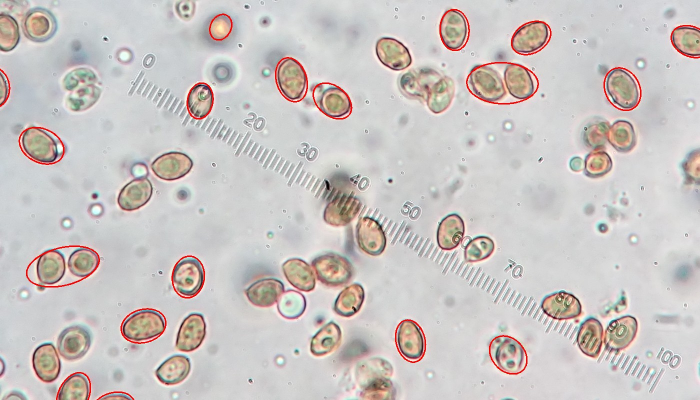
#> input picture tests/data/sample_ruler.jpg, 1400 x 800 px (shown at 1/2 size)
$ python -i segment.py   (imports and definitions only)   (older library calls are emulated)
#> lines starting #> are read from the running program, lines starting #| are printed output that depends on the picture; after the words box and inside, x2 and y2 are one past the last pixel; in counts of white or black regions, pixels touching at a corner belong together
### src/spore_size/fov.py
"""Detection of the circular microscope field of view (FOV)."""

from __future__ import annotations

import cv2
import numpy as np

from ._types import Image, Point
from .errors import PhotoRejected


def find_fov_circle(gray: Image, threshold: int = 20) -> tuple[Point, float]:
    """Return ((cx, cy), radius) of the bright circular field of view."""
    _, mask = cv2.threshold(gray, threshold, 255, cv2.THRESH_BINARY)
    cnts, _ = cv2.findContours(mask, cv2.RETR_EXTERNAL, cv2.CHAIN_APPROX_SIMPLE)
    if not cnts:
        raise RuntimeError("Could not locate the field of view (image is entirely dark)")
    c = max(cnts, key=cv2.contourArea)
    (x, y), radius = cv2.minEnclosingCircle(c)
    return (x, y), radius


def fov_mask(shape: tuple[int, ...], center: Point, radius: float, shrink: float = 1.0) -> Image:
    """Return a filled circular mask of the FOV, optionally shrunk by a factor."""
    out = np.zeros(shape[:2], np.uint8)
    cv2.circle(out, (int(center[0]), int(center[1])), int(radius * shrink), 255, -1)
    return out


# [16 lines left out: function check_micrograph, not called in this run]

### src/spore_size/segment.py
"""Segment fungal spores in a brightfield micrograph and measure them.

Length and width come from an ellipse fitted to each spore's silhouette.

Spores here are yellow-brown ovals with a dark red-brown wall, against a
near-neutral (often slightly pink) background. Air bubbles and oil droplets
are the main confusers: their interiors are greenish and their rims are red
but only weakly saturated. So a pixel counts as "spore" if it is either
brown and moderately saturated (spore interior) or red and strongly
saturated (spore wall). OpenCV hue runs 0-180, with red wrapping at 0/180.

Touching spores are separated by shape: each spore silhouette (with its
interior filled, so oil drops inside don't matter) has one "thickest" core,
while two touching spores have two cores joined by a narrow neck. The cores
(where the distance to the outline is at least half the clump's maximum) are
used as seeds and every pixel of a clump is assigned to its nearest core.
Clumps with no brown interior at all (debris, bubble fragments) are dropped.

Finally each fitted spore must pass quality checks, so that only clean,
in-focus, isolated spores are measured (missing some is preferred over
measuring bad ones). Compared with the photo's own background it must be:
- clearly more saturated (rejects pale tissue / mountant tint),
- not much darker (rejects dirt and smudges),
- outlined by a sharp, dark wall (rejects out-of-focus and ghost spores).
By default spores touching another spore, or near the edge of the field of
view, are also left out.
"""

from __future__ import annotations

from typing import Any

import cv2
import numpy as np
from numpy.typing import NDArray

from ._types import CvEllipse, Image, Spore
from .fov import find_fov_circle, fov_mask


def spore_color_masks(
    hsv: Image,
    interior_hue: tuple[int, int] = (8, 30),
    interior_sat: int = 35,
    rim_sat: int = 60,
) -> tuple[Image, Image]:
    """Binary masks (interior, wall) of pixels coloured like spore interior / wall."""
    hue, sat, _ = cv2.split(hsv)
    lo, hi = interior_hue
    interior = (hue >= lo) & (hue <= hi) & (sat > interior_sat)
    wall = ((hue < lo) | (hue >= 165)) & (sat > rim_sat)
    return interior.astype(np.uint8) * 255, wall.astype(np.uint8) * 255


def _fill_holes(mask: Image) -> Image:
    """Return the mask with every enclosed hole filled in."""
    h, w = mask.shape
    flood = mask.copy()
    cv2.floodFill(flood, np.zeros((h + 2, w + 2), np.uint8), (0, 0), 255)
    return cv2.bitwise_or(mask, cv2.bitwise_not(flood))


def spore_silhouettes(
    hsv: Image,
    inner_fov: Image,
    interior_hue: tuple[int, int] = (8, 30),
    interior_sat: int = 35,
    rim_sat: int = 60,
) -> tuple[Image, Image]:
    """Return masks of spore-coloured objects inside the field of view.

    Returns (filled, interior): the objects with their interiors filled in,
    and the raw interior-colour mask.
    """
    interior, wall = spore_color_masks(hsv, interior_hue, interior_sat, rim_sat)
    mask = cv2.bitwise_and(cv2.bitwise_or(interior, wall), inner_fov)
    # clean up: close small gaps in outlines, remove specks, fill interiors
    mask = cv2.morphologyEx(mask, cv2.MORPH_CLOSE, np.ones((5, 5), np.uint8))
    mask = cv2.morphologyEx(mask, cv2.MORPH_OPEN, np.ones((3, 3), np.uint8))
    return _fill_holes(mask), interior


def _shape_seeds(comp: Image, core_frac: float = 0.5) -> Image:
    """Cores of a filled clump: pixels at least core_frac x max distance from its edge."""
    dist = cv2.distanceTransform(comp, cv2.DIST_L2, 5)
    return (dist >= core_frac * np.max(dist)).astype(np.uint8) * 255


def _split_by_seeds(comp: Image, seeds: Image) -> list[Image]:
    """Split a component mask into one region per seed blob (nearest seed wins)."""
    n_seeds, seed_labels = cv2.connectedComponents(seeds, connectivity=8)
    if n_seeds <= 2:  # background + at most one seed: nothing to split
        return [comp] if n_seeds == 2 else []
    # nearest seed for every pixel; labels refer to the zero pixels' components
    _, nearest = cv2.distanceTransformWithLabels(
        cv2.bitwise_not(seeds), cv2.DIST_L2, 5, labelType=cv2.DIST_LABEL_CCOMP
    )
    regions: list[Image] = []
    for s in range(1, n_seeds):
        lab = nearest[seed_labels == s][0]
        region = ((nearest == lab) & (comp > 0)).astype(np.uint8) * 255
        # keep only the part connected to this seed
        n, lbl = cv2.connectedComponents(region, connectivity=8)
        if n > 2:
            keep = np.argmax(np.bincount(lbl[seed_labels == s]))
            region = (lbl == keep).astype(np.uint8) * 255
        regions.append(region)
    return regions


def _measure_region(
    region: Image,
    offset: tuple[int, int],
    min_area_px: int,
    max_area_px: int,
    min_solidity: float,
    min_axis_ratio: float,
    max_axis_ratio: float,
) -> Spore | None:
    """Fit an ellipse to one candidate region; None if it fails a quality check."""
    area = int(np.count_nonzero(region))
    if area < min_area_px or area > max_area_px:
        return None
    cnts, _ = cv2.findContours(region, cv2.RETR_EXTERNAL, cv2.CHAIN_APPROX_NONE, offset=offset)
    if not cnts:
        return None
    cnt = max(cnts, key=cv2.contourArea)
    if len(cnt) < 5:
        return None

    hull_area = cv2.contourArea(cv2.convexHull(cnt))
    solidity = area / hull_area if hull_area > 0 else 0
    if solidity < min_solidity:
        return None  # likely overlapping spores or a debris cluster

    ellipse = cv2.fitEllipse(cnt)
    (ecx, ecy), axes, angle = ellipse
    # fitEllipse does not order its axes, so sort them explicitly
    minor_ax, major_ax = sorted(axes)
    if minor_ax <= 0:
        return None
    axis_ratio = major_ax / minor_ax
    if axis_ratio < min_axis_ratio or axis_ratio > max_axis_ratio:
        return None  # too round (likely debris/bubble) or too elongated (likely fused spores)

    # ellipse-fit quality: compare ellipse area to actual region area
    ellipse_area = np.pi * (major_ax / 2) * (minor_ax / 2)
    area_ratio = area / ellipse_area if ellipse_area > 0 else 0
    if area_ratio < 0.85 or area_ratio > 1.15:
        return None  # poor ellipse fit, likely not a clean single spore

    return {
        "center_px": (ecx, ecy),
        "length_px": major_ax,
        "width_px": minor_ax,
        "angle_deg": angle,
        "ellipse": ellipse,  # raw cv2 ellipse tuple, for drawing
        "area_px": area,
        "solidity": solidity,
    }


def _interior_hsv_median(hsv: Image, ellipse: CvEllipse, scale: float = 0.6) -> NDArray[Any]:
    """Median H, S, V over the central part of a fitted ellipse (avoids the wall)."""
    (cx, cy), (a, b), angle = ellipse
    r = int(max(a, b) / 2) + 2
    x0, y0 = max(int(cx) - r, 0), max(int(cy) - r, 0)
    crop = hsv[y0 : int(cy) + r + 1, x0 : int(cx) + r + 1]
    m = np.zeros(crop.shape[:2], np.uint8)
    cv2.ellipse(m, ((cx - x0, cy - y0), (a * scale, b * scale), angle), 255, -1)
    return np.median(crop[m > 0], axis=0)


def _wall_metrics(
    gray: Image,
    grad_mag: Image,
    ellipse: CvEllipse,
    n_angles: int = 72,
    band: int = 8,
) -> tuple[float, float]:
    """Sample the spore outline along radial lines through the fitted ellipse.

    Returns (sharpness, wall_level): the median over the outline of the
    strongest edge gradient and of the darkest grey level within +-band px.
    An in-focus spore has a crisp, dark wall: high sharpness, low wall_level.
    """
    (cx, cy), (a, b), angle = ellipse
    h, w = gray.shape
    th = np.linspace(0, 2 * np.pi, n_angles, endpoint=False)
    t = np.radians(angle)
    ex, ey = a / 2 * np.cos(th), b / 2 * np.sin(th)
    px = cx + ex * np.cos(t) - ey * np.sin(t)
    py = cy + ex * np.sin(t) + ey * np.cos(t)
    norm = np.hypot(px - cx, py - cy)
    dx, dy = (px - cx) / norm, (py - cy) / norm
    steps = np.arange(-band, band + 1)
    xs = np.clip(np.round(px[:, None] + dx[:, None] * steps), 0, w - 1).astype(int)
    ys = np.clip(np.round(py[:, None] + dy[:, None] * steps), 0, h - 1).astype(int)
    sharpness = np.median(grad_mag[ys, xs].max(axis=1))
    wall_level = np.median(gray[ys, xs].min(axis=1))
    return float(sharpness), float(wall_level)


def segment_spores(
    img_bgr: Image,
    interior_hue: tuple[int, int] = (8, 30),
    interior_sat: int = 35,
    rim_sat: int = 60,
    min_area_px: int = 150,
    max_area_px: int = 20000,
    min_solidity: float = 0.85,
    min_axis_ratio: float = 1.05,
    max_axis_ratio: float = 3.0,
    min_sat_above_bg: float = 25,
    min_rel_brightness: float = 0.75,
    min_sharpness: float = 0.9,
    rel_sharpness: float = 0.5,
    sharpness_floor: float = 0.4,
    max_wall_level: float = 0.6,
    wall_margin: float = 0.12,
    wall_ceiling: float = 0.8,
    include_touching: bool = False,
    fov_margin: float = 0.95,
    relax_focus: bool = True,
    debug_prefix: str | None = None,
) -> list[Spore]:
    """Detect clean spores in a BGR image and fit an ellipse to each.

    Returns a list of dicts, one per spore, each with the fitted ellipse
    (center, length/width in px, angle) and quality metrics.

    Focus checks, in units of the background grey level: a spore's wall
    edge gradient must reach min_sharpness and its darkest wall level must
    be at most max_wall_level. Wall contrast and edge softness depend on the
    microscope setup, so in a low-contrast photo these are relaxed relative
    to the photo's own spores: gradient at least rel_sharpness x the photo's
    75th percentile, wall level at most wall_margin above the photo's median.
    They are never relaxed past sharpness_floor and wall_ceiling (ghost and
    badly blurred spores), and never made stricter than the fixed limits.
    With relax_focus=False the fixed limits apply as they are.

    If debug_prefix is given, also writes <prefix>_spore_mask.png and
    <prefix>_spore_overlay.png.
    """
    gray = cv2.cvtColor(img_bgr, cv2.COLOR_BGR2GRAY)
    fov_center, fov_r = find_fov_circle(gray)
    inner_fov = fov_mask(gray.shape, fov_center, fov_r, shrink=0.97)
    bg_gray = float(np.median(gray[inner_fov > 0]))
    grad_mag = cv2.magnitude(
        cv2.Sobel(gray, cv2.CV_32F, 1, 0, ksize=3), cv2.Sobel(gray, cv2.CV_32F, 0, 1, ksize=3)
    )

    hsv = cv2.cvtColor(img_bgr, cv2.COLOR_BGR2HSV)
    # spores cover a small fraction of the field, so the median is background
    bg_sat, bg_val = np.median(hsv[inner_fov > 0][:, 1:], axis=0)
    filled, interior = spore_silhouettes(hsv, inner_fov, interior_hue, interior_sat, rim_sat)

    min_interior_px = min_area_px // 4

    n_labels, labels, stats, _ = cv2.connectedComponentsWithStats(filled, connectivity=8)

    candidates: list[Spore] = []
    for i in range(1, n_labels):
        x, y, bw, bh, area = stats[i]
        if area < min_area_px:
            continue
        comp = (labels[y : y + bh, x : x + bw] == i).astype(np.uint8) * 255
        if np.count_nonzero(interior[y : y + bh, x : x + bw] & comp) < min_interior_px:
            continue  # no brown interior: debris or a bubble fragment
        regions = _split_by_seeds(comp, _shape_seeds(comp))
        touching = len(regions) > 1
        if touching and not include_touching:
            continue
        for region in regions:
            s = _measure_region(
                region,
                (int(x), int(y)),
                min_area_px,
                max_area_px,
                min_solidity,
                min_axis_ratio,
                max_axis_ratio,
            )
            if s is None:
                continue
            (cx, cy), r_out = s["center_px"], s["length_px"] / 2
            if np.hypot(cx - fov_center[0], cy - fov_center[1]) + r_out > fov_margin * fov_r:
                continue  # at the edge of the field: vignetted / distorted
            _, sat, val = _interior_hsv_median(hsv, s["ellipse"])
            if sat < bg_sat + min_sat_above_bg:
                continue  # too pale: tissue or background tint, not a pigmented spore
            if val < min_rel_brightness * bg_val:
                continue  # much darker than the field: dirt, smudge or debris
            sharpness, wall_level = _wall_metrics(gray, grad_mag, s["ellipse"])
            s.update(
                touching=touching, sharpness=sharpness / bg_gray, wall_level=wall_level / bg_gray
            )
            candidates.append(s)

    # focus checks relative to this photo's own spores
    spores: list[Spore] = []
    if candidates:
        typical_sharpness = np.percentile([c["sharpness"] for c in candidates], 75)
        typical_wall = np.median([c["wall_level"] for c in candidates])
        sharp_min = max(sharpness_floor, min(min_sharpness, rel_sharpness * typical_sharpness))
        wall_max = min(wall_ceiling, max(max_wall_level, typical_wall + wall_margin))
        if not relax_focus:
            sharp_min, wall_max = min_sharpness, max_wall_level
        # soft or faint outline: out of focus, or a ghost/immature spore
        spores = [
            c for c in candidates if c["sharpness"] >= sharp_min and c["wall_level"] <= wall_max
        ]

    if debug_prefix:
        overlay = img_bgr.copy()
        for s in spores:
            cv2.ellipse(overlay, s["ellipse"], (0, 0, 255), 2)
        cv2.imwrite(f"{debug_prefix}_spore_mask.png", filled)
        cv2.imwrite(f"{debug_prefix}_spore_overlay.png", overlay)

    return spores

>>> import cv2
>>> picture = cv2.imread('../../tests/data/sample_ruler.jpg')
#> picture is the input picture: shape (800, 1400, 3); mean B, G, R 195.1, 197.1, 203
>>> result = segment_spores(picture)
#> in find_fov_circle, `_, mask = cv2.threshold(gray, threshold, 255, cv2.THRESH_BINARY)`:
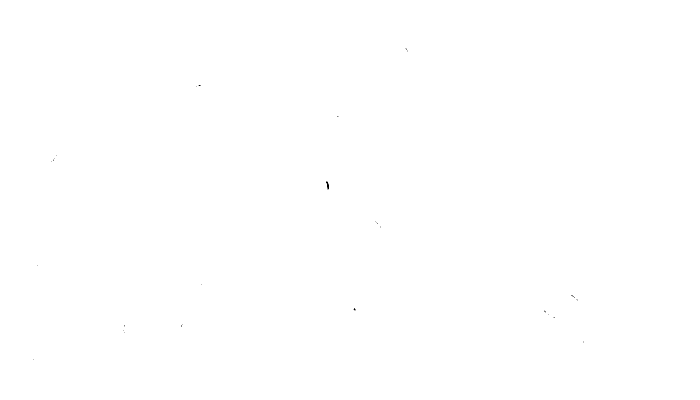
#> mask: shape (800, 1400) (shown at 1/2 size); 100% white; black in thin lines or dots, all inside (x1, y1, x2, y2) = (66, 96, 1168, 720)
#> in find_fov_circle, `cnts, _ = cv2.findContours(mask, cv2.RETR_EXTERNAL, cv2.CHAIN_APPROX_S..`: cnts = [[[0, 0], [0, 799], [1399, 799], [1399, 0]]]
#> in find_fov_circle, `c = max(cnts, key=cv2.contourArea)`: c = [[0, 0], [0, 799], [1399, 799], [1399, 0]]
#> in find_fov_circle, `(x, y), radius = cv2.minEnclosingCircle(c)`: x = 699.5; y = 399.5; radius = 805.5
#> in segment_spores, `fov_center, fov_r = find_fov_circle(gray)`: fov_center = (699.5, 399.5); fov_r = 805.5
#> in fov_mask, `cv2.circle(out, (int(center[0]), int(center[1])), int(radius * shrink)..`:
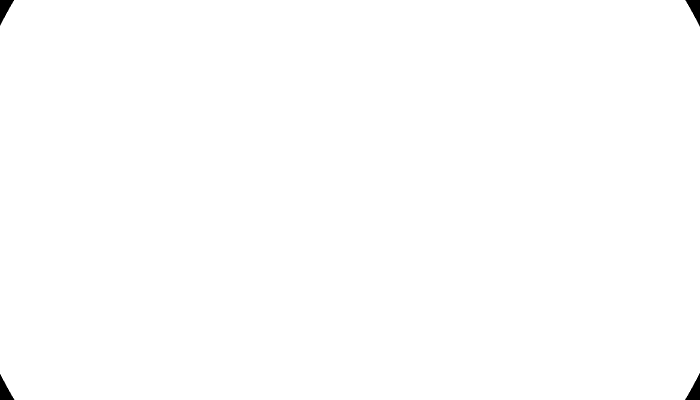
#> out: shape (800, 1400) (shown at 1/2 size); 99.7% white; 4 black regions, box (x1, y1, x2, y2) and area: (1370, 746, 1400, 800) 801, (1371, 0, 1400, 53) 771, (0, 748, 29, 800) 747, (0, 0, 28, 51) 718
#> in segment_spores, `bg_gray = float(np.median(gray[inner_fov > 0]))`: bg_gray = 208
#> in segment_spores, `grad_mag = cv2.magnitude( cv2.Sobel(gray, cv2.CV_32F, 1, 0, ksize=3), ..`:
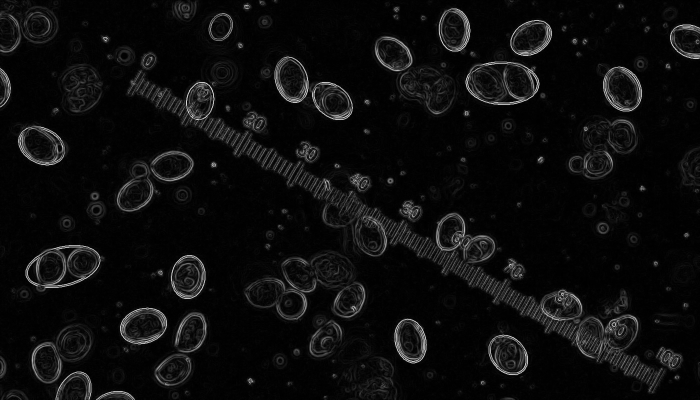
#> grad_mag: shape (800, 1400) float32 (shown at 1/2 size); min 0, max 756.1, mean 39.2; drawn with min black and max white
#> in segment_spores, `hsv = cv2.cvtColor(img_bgr, cv2.COLOR_BGR2HSV)`: hsv: shape (800, 1400, 3); mean H, S, V 73.6, 17.3, 205.6
#> in segment_spores, `bg_sat, bg_val = np.median(hsv[inner_fov > 0][:, 1:], axis=0)`: bg_sat = 6; bg_val = 210
#> in spore_color_masks, `hue, sat, _ = cv2.split(hsv)`:
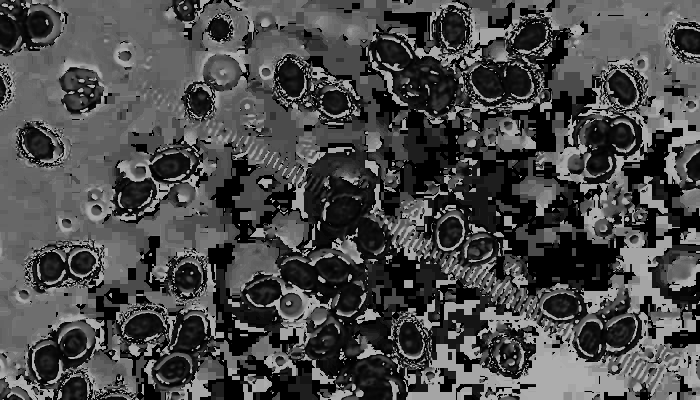
#> hue: shape (800, 1400) (shown at 1/2 size); min 0, max 179, mean 73.6
#> in spore_color_masks, `interior = (hue >= lo) & (hue <= hi) & (sat > interior_sat)`: interior: shape (800, 1400) bool; 7.3% white; 700 white regions (600 under 20 px), largest, box (x1, y1, x2, y2) and area: (653, 392, 775, 515) 5534, (1159, 635, 1267, 719) 3573, (996, 131, 1061, 206) 2481
#> in spore_color_masks, `wall = ((hue < lo) | (hue >= 165)) & (sat > rim_sat)`: wall: shape (800, 1400) bool; 4% white; 373 white regions (221 under 20 px), largest, box (x1, y1, x2, y2) and area: (51, 490, 201, 576) 2604, (932, 123, 1079, 210) 2288, (240, 615, 334, 688) 2044
#> in spore_silhouettes, `mask = cv2.bitwise_and(cv2.bitwise_or(interior, wall), inner_fov)`: mask: shape (800, 1400); 11.3% white; 262 white regions (184 under 20 px), largest, box (x1, y1, x2, y2) and area: (490, 513, 728, 639) 10988, (932, 123, 1079, 210) 7604, (649, 392, 775, 515) 6490
#> in spore_silhouettes, `mask = cv2.morphologyEx(mask, cv2.MORPH_CLOSE, np.ones((5, 5), np.uint..`: mask: shape (800, 1400); 12.7% white; 106 white regions (47 under 20 px), largest, box (x1, y1, x2, y2) and area: (487, 513, 730, 639) 12243, (932, 120, 1079, 210) 8684, (649, 368, 775, 515) 7796
#> in spore_silhouettes, `mask = cv2.morphologyEx(mask, cv2.MORPH_OPEN, np.ones((3, 3), np.uint8))`: mask: shape (800, 1400); 12.6% white; 69 white regions (11 under 20 px), largest, box (x1, y1, x2, y2) and area: (490, 514, 729, 639) 12199, (932, 123, 1078, 210) 8654, (649, 368, 775, 515) 7747
#> in _fill_holes, `cv2.floodFill(flood, np.zeros((h + 2, w + 2), np.uint8), (0, 0), 255)`: flood: shape (800, 1400); 98.2% white; 114 black regions, largest, box (x1, y1, x2, y2) and area: (983, 674, 1042, 717) 1342, (85, 264, 125, 323) 928, (113, 494, 163, 527) 811
#> in _fill_holes, `return cv2.bitwise_or(mask, cv2.bitwise_not(flood))`:
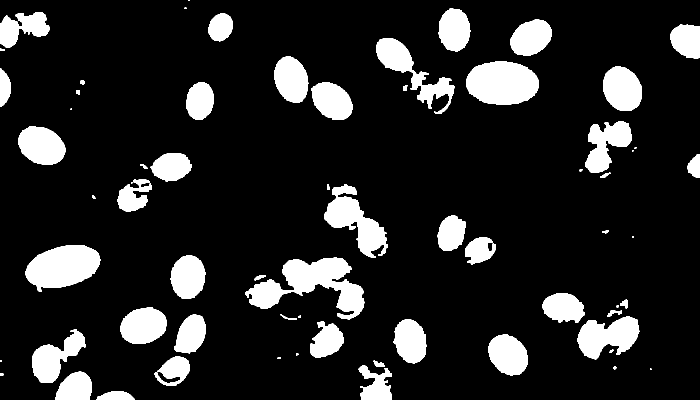
#> returned value: shape (800, 1400) (shown at 1/2 size); 14.4% white; 68 white regions (10 under 20 px), largest, box (x1, y1, x2, y2) and area: (490, 514, 729, 639) 12784, (932, 123, 1078, 210) 10082, (51, 490, 201, 584) 9709
#> in segment_spores, `n_labels, labels, stats, _ = cv2.connectedComponentsWithStats(filled, ..`:
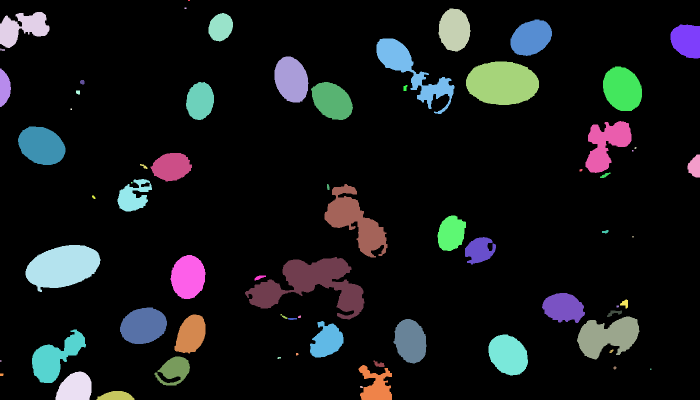
#> labels: shape (800, 1400) int32 (shown at 1/2 size); 69 distinct labels, from 0 to 68; one colour per label, 0 black
#> in segment_spores, `n_labels, labels, stats, _ = cv2.connectedComponentsWithStats(filled, ..`: n_labels = 69; stats = 69 rows, first 6: [0, 0, 1400, 800, 958944], [376, 0, 4, 2, 8], [369, 15, 4, 3, 12], [877, 17, 64, 86, 4251], [0, 24, 99, 72, 4128], [417, 26, 49, 57, 2115]
#> the loop in segment_spores, `for i in range(1, n_labels):` made 68 passes
#> (x, y, bw, bh) on passes 9, 14, 17, 18, 26, 27, 28, 31, 33, 35: (0, 97, 10, 5), (160, 160, 9, 9), (807, 170, 8, 12), (152, 181, 8, 8), (280, 328, 15, 10), (1159, 338, 6, 5), (1200, 345, 21, 11), (654, 368, 5, 12), (184, 391, 7, 7), (1204, 460, 13, 7)
#> (x, y, bw, bh, n_seeds in _split_by_seeds, touching) on passes 4, 20, 32: (0, 24, 99, 72, 3, True), (1171, 242, 92, 104, 4, True), (649, 368, 126, 147, 3, True)
#> pass 3, in _split_by_seeds, `n_seeds, seed_labels = cv2.connectedComponents(seeds, connectivity=8)`:
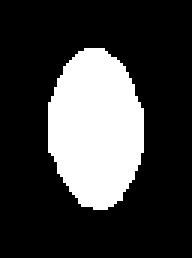
#> seed_labels: shape (86, 64) int32 (shown 3 times larger); values 0 (black) and 1 (white), 24.1% white; 1 white region, box (x1, y1, x2, y2) and area: (16, 16, 48, 70) 1329
